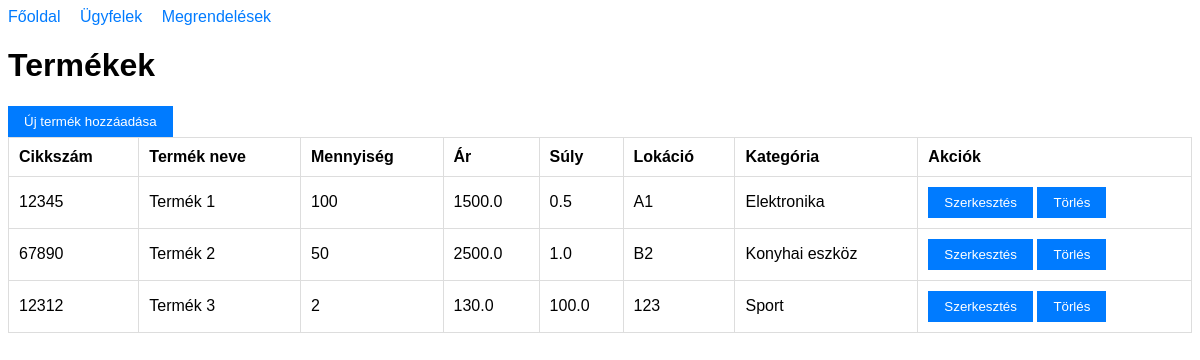
/products, run on an earlier commit of the app's database.
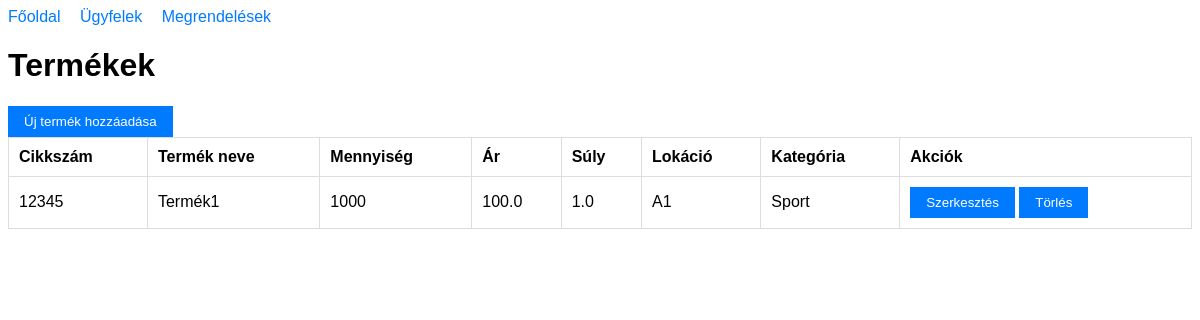
And on a later commit of the database.
### tables this page shows
CREATE TABLE products (
                id INTEGER PRIMARY KEY,
                cikkszam TEXT,
                nev TEXT,
                mennyiseg INTEGER,
                ar REAL,
                suly REAL,
                lokacio TEXT,
                kategoria TEXT);

### app.py (the view)
@app.route('/products')
def products():
    conn = get_db_connection()
    products = conn.execute('SELECT * FROM products').fetchall()
    conn.close()
    return render_template('products.html', products=products)

### app.py (called while the page is built)
def get_db_connection():
    conn = sqlite3.connect('database.db')
    conn.row_factory = sqlite3.Row
    return conn

### templates/products.html (shortened to what this page needs)
<!DOCTYPE html>
<html lang="hu">
<head>
    <link rel="stylesheet" href="{{ url_for('static', filename='css/style.css') }}">
</head>
<body>
    <nav>
        <a href="{{ url_for('index') }}">Főoldal</a>
        <a href="{{ url_for('customers') }}">Ügyfelek</a>
        <a href="{{ url_for('orders') }}">Megrendelések</a>
    </nav>
    <h1>Termékek</h1>
    <a href="{{ url_for('add_product') }}"><button>Új termék hozzáadása</button></a>
    <table>
        <thead>
            <tr>
                <th>Cikkszám</th>
                <th>Termék neve</th>
                <th>Mennyiség</th>
                <th>Ár</th>
                <th>Súly</th>
                <th>Lokáció</th>
                <th>Kategória</th>
                <th>Akciók</th>
            </tr>
        </thead>
        <tbody>
            {% for product in products %}
            <tr>
                <td>{{ product['cikkszam'] }}</td>
                <td>{{ product['nev'] }}</td>
                <td>{{ product['mennyiseg'] }}</td>
                <td>{{ product['ar'] }}</td>
                <td>{{ product['suly'] }}</td>
                <td>{{ product['lokacio'] }}</td>
                <td>{{ product['kategoria'] }}</td>
                <td>
                    <a href="{{ url_for('edit_product', id=product['id']) }}"><button>Szerkesztés</button></a>
                    <form action="{{ url_for('delete_product', id=product['id']) }}" method="post" style="display:inline;">
                        <button type="submit">Törlés</button>
                    </form>
                </td>
            </tr>
            {% endfor %}
        </tbody>
    </table>
</body>
</html>

### static/css/style.css (style rules this page uses)
body { font-family: Arial, sans-serif; }
nav a { margin-right: 15px; text-decoration: none; color: #007bff; }
button { padding: 8px 16px; background-color: #007bff; color: white; border: none; cursor: pointer; }
table { width: 100%; border-collapse: collapse; }
th, td { padding: 10px; border: 1px solid #ddd; text-align: left; }

What changed in the data, as far as the page shows it:
removed products: cikkszam "67890", nev "Termék 2", mennyiseg "50", ar "2500.0", suly "1.0", lokacio "B2", kategoria "Konyhai eszköz"
removed products: cikkszam "12312", nev "Termék 3", mennyiseg "2", ar "130.0", suly "100.0", lokacio "123", kategoria "Sport"
changed products: nev "Termék 1" → "Termék1"; mennyiseg "100" → "1000"; ar "1500.0" → "100.0"; suly "0.5" → "1.0"; kategoria "Elektronika" → "Sport"
